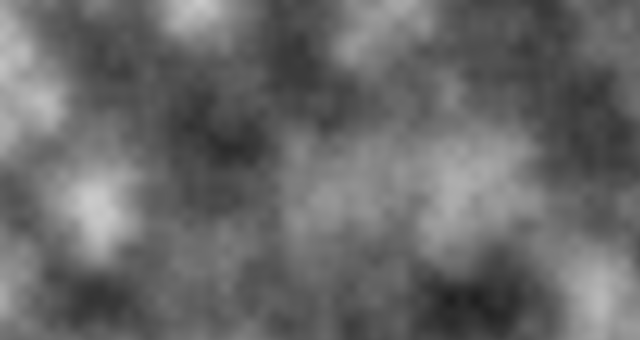
Frame 1 (no input)
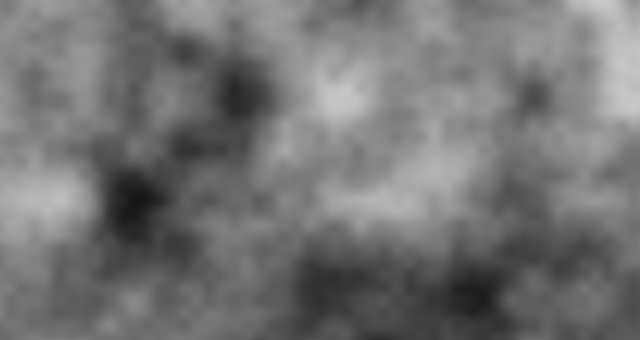
Frame 60 (the mouse pressed at the canvas centre just before this capture)
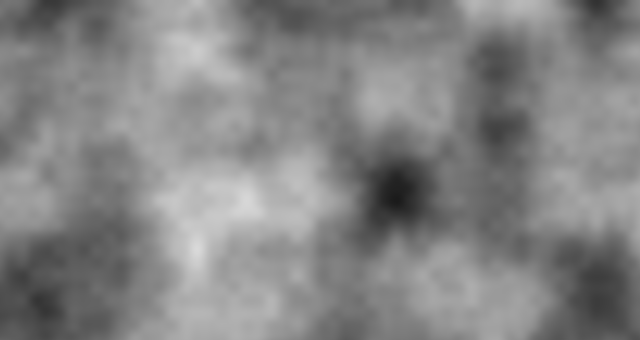
Frame 120 (the mouse held since frame 60 and released just before this capture)

The Processing sketch that drew these frames (run headless with seeded random() and noise(); from frame 60 on, the mouse is pressed at the canvas centre):

// Processing sketch: build
// ── build.pde
// Intro Example 6

float xOff = 0.0;

void setup() {
    size(640, 340);
    background(255);
}

void draw() {
    loadPixels();
    for (int x = 0; x < width; x++) {
        float yOff = 0.0;
        for (int y = 0; y < height; y++) {
                float bright = map(noise(xOff, yOff), 0, 1, 0, 255);
                pixels[x + y * width] = color(bright);
                yOff += 0.01;
        }
        xOff += 0.01;
    }
    updatePixels();
}
